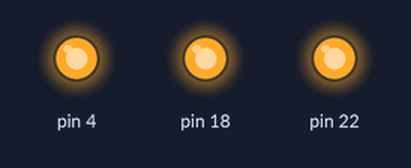
Recording of a sketch running on a simulated Arduino Mega 2560, built with avr-gcc and run on an emulated ATmega2560. Parts: output pins drawn as LEDs (lit = HIGH).

Above: at 0.05 s.
At 0.35 s:
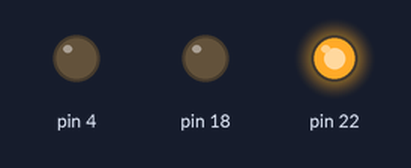
At 1.05 s:
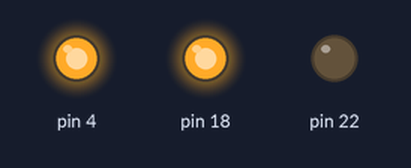
At 2.15 s:
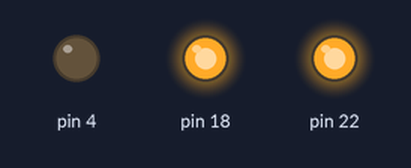
At 3.35 s:
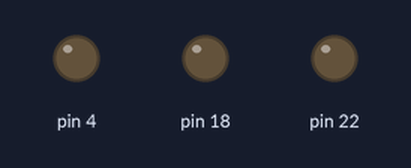
At 4.45 s:
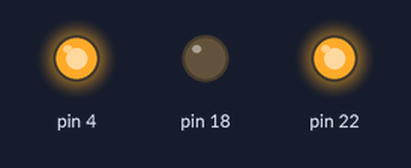
Timing chart, 0 to 4.8 s (numbered marks = the images above):
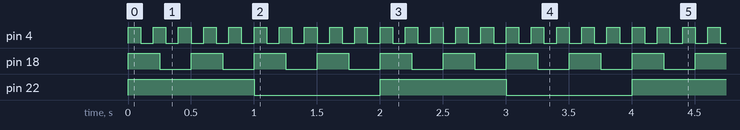

The sketch:

6.1.ino
```cpp
int ledExterno1Aceso = 0;
int ledExterno2Aceso = 0;
int ledExterno3Aceso = 0;
int contador = 0;

int toogleLed(uint8_t pin, int aceso = 1) {
  aceso = (aceso == 1 ? 0 : 1);
  //se led estiver aceso => apaga | se estiver apagado => acende
  digitalWrite(pin, (aceso == 1 ? HIGH : LOW));
  return aceso;
}

void setup() {
  //Define a porta do led externo 1 como saída
  pinMode(4, OUTPUT);
  //Define a porta do led externo 2 como saída
  pinMode(18, OUTPUT);
  //Define a porta do led built in como saída
  pinMode(22, OUTPUT);
}

void loop() {
  if(contador % 100 == 0) {
    //muda o estado do led externo 1 a cada 100ms
    ledExterno1Aceso = toogleLed(4, ledExterno1Aceso);
  }
  if(contador % 250 == 0) {
    //muda o estado do led externo 2 a cada 250ms
    ledExterno2Aceso = toogleLed(18, ledExterno2Aceso);
  }
  if(contador % 1000 == 0) {
    //muda o estado do led externo 3 a cada 1s
    ledExterno3Aceso = toogleLed(22, ledExterno3Aceso);
    contador = 0;
  }

  //faz o ciclo de 50ms
  contador += 50;
  delay(50);
}
```

Measured:
- by itself, pin 4: alternates HIGH for 0.10 s and LOW for 0.10 s
- by itself, pin 18: alternates HIGH for 0.25 s and LOW for 0.25 s
- by itself, pin 22: alternates HIGH for 1.0 s and LOW for 1.0 s
